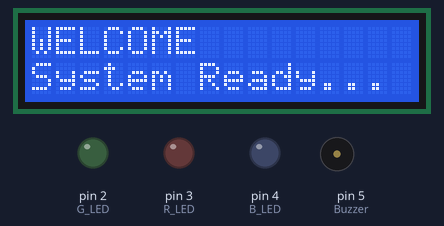
A sketch run on a simulated Arduino Uno, built with avr-gcc and run on an emulated ATmega328P. Parts: 16×2 character LCD, output pins drawn as LEDs (lit = HIGH), buzzer (waves = sounding, pin HIGH). Wiring (from diagram.json): IR receiver: data pin 7.

Above: at 0.1 s.
At 1.2 s:
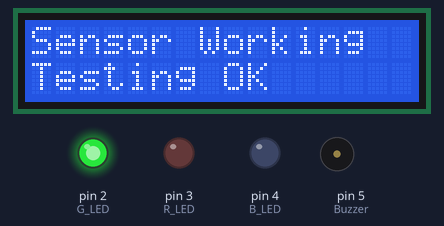
Timing chart, 0 to 2.7 s (numbered marks = the images above):
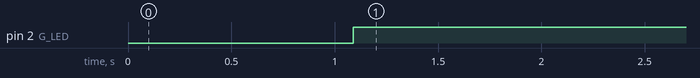

The sketch:

sketch.ino
```cpp
#include <Wire.h>
#include <LiquidCrystal_I2C.h>

LiquidCrystal_I2C lcd(0x27, 16, 2);

int Sensor = 7;
int G_LED = 2;
int R_LED = 3;
int B_LED = 4;
int Buzzer = 5;

void setup() {

  pinMode(Sensor, INPUT);
  pinMode(G_LED, OUTPUT);
  pinMode(R_LED, OUTPUT);
  pinMode(B_LED, OUTPUT);
  pinMode(Buzzer, OUTPUT);

  lcd.init();
  lcd.backlight();

  // Welcome Message
  lcd.setCursor(0,0);
  lcd.print("WELCOME");
  lcd.setCursor(0,1);
  lcd.print("System Ready...");
  delay(1000);
  lcd.clear();
}

void loop() {

  digitalWrite(B_LED, HIGH);   // System Ready Indicator

  int state = digitalRead(Sensor);

  if (state == HIGH) {
    // SENSOR OK CONDITION
    digitalWrite(G_LED, HIGH);
    digitalWrite(R_LED, LOW);
    digitalWrite(B_LED, LOW);
    digitalWrite(Buzzer, LOW);

    lcd.clear();
    lcd.setCursor(0,0);
    lcd.print("Sensor Working");
    lcd.setCursor(0,1);
    lcd.print("Testing OK");
  }
  else {
    // SENSOR FAULT CONDITION
    digitalWrite(G_LED, LOW);
    digitalWrite(R_LED, HIGH);
    digitalWrite(B_LED, LOW);
    digitalWrite(Buzzer, HIGH);

    lcd.clear();
    lcd.setCursor(0,0);
    lcd.print("ALERT!");
    lcd.setCursor(0,1);
    lcd.print("Check Sensor");
    delay(5000);
  }

  delay(500);
}
```

Measured:
- by itself, pin 2 (G_LED): LOW → HIGH at 1.1 s
